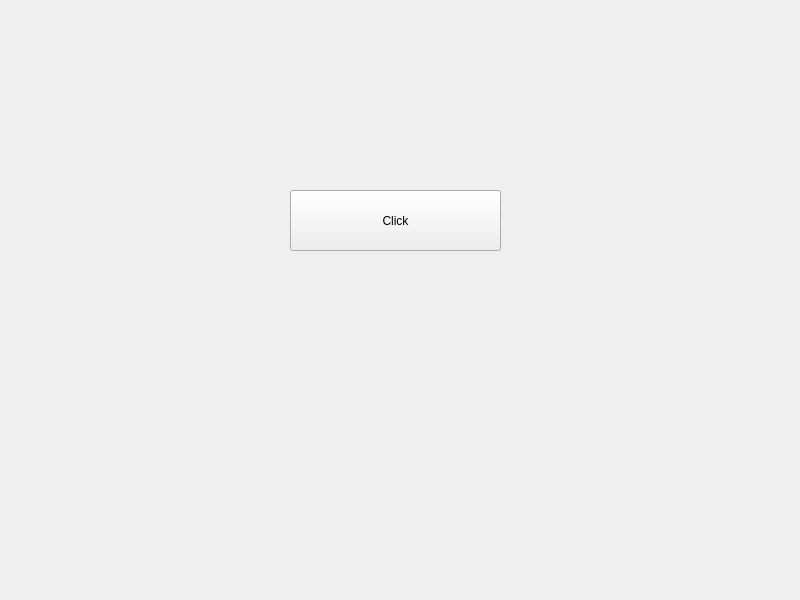
<?xml version="1.0" encoding="UTF-8"?>
<ui version="4.0">
 <class>Widget</class>
 <widget class="QWidget" name="Widget">
  <property name="geometry">
   <rect>
    <x>0</x>
    <y>0</y>
    <width>800</width>
    <height>600</height>
   </rect>
  </property>
  <property name="windowTitle">
   <string>07_Event_Filter_On_QApp</string>
  </property>
  <widget class="QPushButton" name="pushButton">
   <property name="geometry">
    <rect>
     <x>290</x>
     <y>190</y>
     <width>211</width>
     <height>61</height>
    </rect>
   </property>
   <property name="text">
    <string>Click</string>
   </property>
  </widget>
 </widget>
 <resources/>
 <connections/>
</ui>
